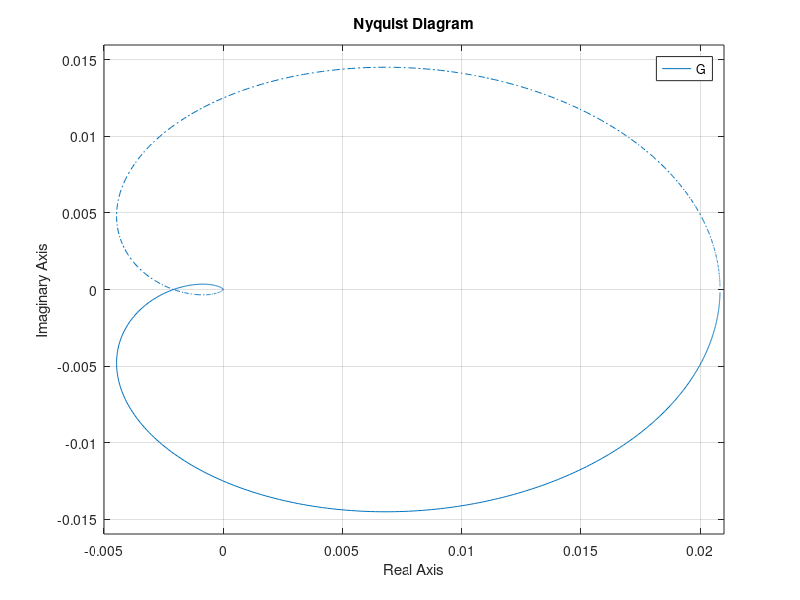

Here is the MATLAB script that generated this plot: (Note: this script raises an error after producing the figure.)
%% Nyquist Stability Criterion
%% 
% * Derive Nyquist plots from Transfer Functions $G(s)$ where $s = \sigma + 
% j\omega$

s = tf('s');
G = 1/((s+2)*(s+4)*(s+6))
figure, nyquist(G), xlim([-0.005 .021])
syms s w
G = 1/((s+2)*(s+4)*(s+6))
G_w = subs(G,s,j*w)
W = -100:.01:100; 
Nyq = eval(subs(G_w,w,W));
x = real(Nyq);
y = imag(Nyq);
figure, plot(x,y)
%% 
% Now we can solve for the Gain margin: 
% 
% Want to find the points when our imaginary values change sign

tmp = sign(y);
d = diff(tmp);
indexes = find(d ~= 0)
points = W(indexes), a = points(4)
GainFactor = 1/abs(x(indexes(4)))
%% 
% Thus our Gain Factor for this transfer function is about 480
%% Assessing Gain and Phase Margins

f = imread('StabilityExample.png'); imshow(f)
G = tf([0.5 1.3],[1 1.2 1.6 0])
T = feedback(G,1)
p = pole(T)
p1mag = abs(p(1)), p1pha = angle(p(1))*(180/pi)
p2mag = abs(p(2)), p2pha = angle(p(2))*(180/pi)
p3mag = abs(p(3)), p3pha = angle(p(3))*(180/pi)
%% 
% Root Locus of G:

rlocus(G)
%% 
% Using the Root Locus, we want to assess how much the gain can change before 
% stability to the system is lost

[k,poles] = rlocfind(G)
%% 
% Clicking on the imaginary axis of the graph we see that when $k = 2.7$ is 
% when the system becomes unstable.
% 
% Thus our gain can be within the range of $0 < k < 2.7 $
% Gain and Phase Margins
% The phase margin measures how much phase variation is needed at the gain crossover 
% frequency to lose stability. Similarly, the gain margin measures what relative 
% gain variation is needed at the gain crossover frequency to lose stability. 
% Together, these two numbers give an estimate of the "safety margin" for closed-loop 
% stability. The smaller the stability margins, the more fragile stability is

bode(G), grid, margin(G)